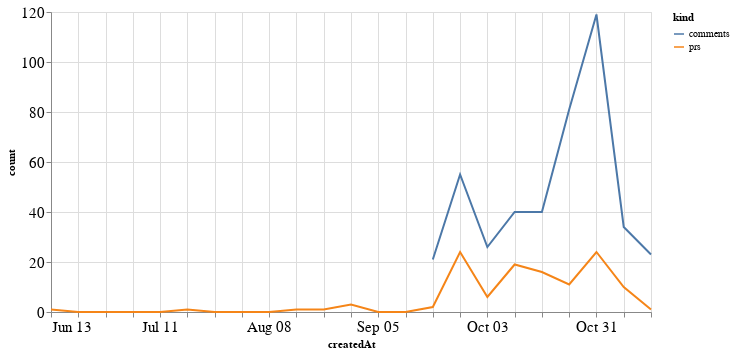

The cell this chart's notebook holds for it:
### Code cell
alt.Chart(total_time, width=600).mark_line().encode(
    x='createdAt',
    y='count',
    color='kind'
)

### Figure 1 — Vega-Lite specification as saved in the notebook (floating-point values rounded to 4 significant figures)
{"config": {"axisLeft": {"labelFontSize": 15}, "axisBottom": {"labelFontSize": 15}}, "data": {"name": "data-944f3a974a500757a61c7d39243635f8"}, "mark": "line", "encoding": {"color": {"type": "nominal", "field": "kind"}, "x": {"type": "temporal", "field": "createdAt"}, "y": {"type": "quantitative", "field": "count"}}, "width": 600, "$schema": "https://vega.github.io/schema/vega-lite/v4.8.1.json", "datasets": {"data-944f3a974a500757a61c7d39243635f8": [{"createdAt": "2021-06-13T00:00:00", "kind": "prs", "count": 1.0}, {"createdAt": "2021-06-20T00:00:00", "kind": "prs", "count": 0.0}, {"createdAt": "2021-06-27T00:00:00", "kind": "prs", "count": 0.0}, {"createdAt": "2021-07-04T00:00:00", "kind": "prs", "count": 0.0}, {"createdAt": "2021-07-11T00:00:00", "kind": "prs", "count": 0.0}, {"createdAt": "2021-07-18T00:00:00", "kind": "prs", "count": 1.0}, {"createdAt": "2021-07-25T00:00:00", "kind": "prs", "count": 0.0}, {"createdAt": "2021-08-01T00:00:00", "kind": "prs", "count": 0.0}, {"createdAt": "2021-08-08T00:00:00", "kind": "prs", "count": 0.0}, {"createdAt": "2021-08-15T00:00:00", "kind": "prs", "count": 1.0}, {"createdAt": "2021-08-22T00:00:00", "kind": "prs", "count": 1.0}, {"createdAt": "2021-08-29T00:00:00", "kind": "prs", "count": 3.0}, {"createdAt": "2021-09-05T00:00:00", "kind": "prs", "count": 0.0}, {"createdAt": "2021-09-12T00:00:00", "kind": "prs", "count": 0.0}, {"createdAt": "2021-09-19T00:00:00", "kind": "prs", "count": 2.0}, {"createdAt": "2021-09-26T00:00:00", "kind": "prs", "count": 24.0}, {"createdAt": "2021-10-03T00:00:00", "kind": "prs", "count": 6.0}, {"createdAt": "2021-10-10T00:00:00", "kind": "prs", "count": 19.0}, {"createdAt": "2021-10-17T00:00:00", "kind": "prs", "count": 16.0}, {"createdAt": "2021-10-24T00:00:00", "kind": "prs", "count": 11.0}, {"createdAt": "2021-10-31T00:00:00", "kind": "prs", "count": 24.0}, {"createdAt": "2021-11-07T00:00:00", "kind": "prs", "count": 10.0}, {"createdAt": "2021-11-14T00:00:00", "kind": "prs", "count": 1.0}, {"createdAt": "2021-06-13T00:00:00", "kind": "comments", "count": null}, {"createdAt": "2021-06-20T00:00:00", "kind": "comments", "count": null}, {"createdAt": "2021-06-27T00:00:00", "kind": "comments", "count": null}, {"createdAt": "2021-07-04T00:00:00", "kind": "comments", "count": null}, {"createdAt": "2021-07-11T00:00:00", "kind": "comments", "count": null}, {"createdAt": "2021-07-18T00:00:00", "kind": "comments", "count": null}, {"createdAt": "2021-07-25T00:00:00", "kind": "comments", "count": null}, {"createdAt": "2021-08-01T00:00:00", "kind": "comments", "count": null}, {"createdAt": "2021-08-08T00:00:00", "kind": "comments", "count": null}, {"createdAt": "2021-08-15T00:00:00", "kind": "comments", "count": null}, {"createdAt": "2021-08-22T00:00:00", "kind": "comments", "count": null}, {"createdAt": "2021-08-29T00:00:00", "kind": "comments", "count": null}, {"createdAt": "2021-09-05T00:00:00", "kind": "comments", "count": null}, {"createdAt": "2021-09-12T00:00:00", "kind": "comments", "count": null}, {"createdAt": "2021-09-19T00:00:00", "kind": "comments", "count": 21.0}, {"createdAt": "2021-09-26T00:00:00", "kind": "comments", "count": 55.0}, {"createdAt": "2021-10-03T00:00:00", "kind": "comments", "count": 26.0}, {"createdAt": "2021-10-10T00:00:00", "kind": "comments", "count": 40.0}, {"createdAt": "2021-10-17T00:00:00", "kind": "comments", "count": 40.0}, {"createdAt": "2021-10-24T00:00:00", "kind": "comments", "count": 81.0}, {"createdAt": "2021-10-31T00:00:00", "kind": "comments", "count": 119.0}, {"createdAt": "2021-11-07T00:00:00", "kind": "comments", "count": 34.0}, {"createdAt": "2021-11-14T00:00:00", "kind": "comments", "count": 23.0}]}}
